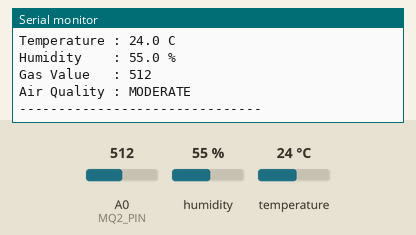
The sketch below on a simulated Arduino Uno, built with avr-gcc and run on an emulated ATmega328P. On the bench: the last lines printed to the serial monitor. The inputs (shaded band) are chosen by the test bench; at power-on: A0 (MQ2_PIN) = 512, humidity 55 %, temperature 24 °C.

Above: at 4.9 s.
5.0 s: A0 (MQ2_PIN) set to 610
At 7.5 s:
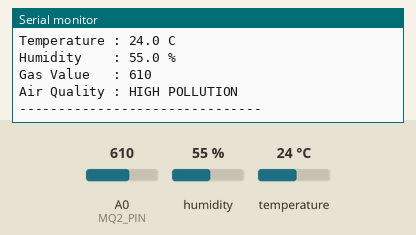
10.0 s: A0 (MQ2_PIN) set to 290
At 11.9 s:
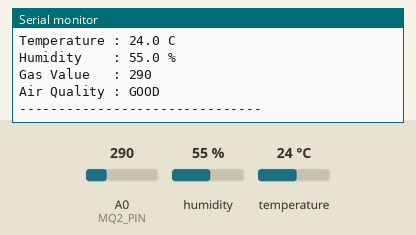
14.2 s: humidity set to 22 %
17.3 s: temperature set to 12 °C
20.4 s: humidity set to 40 %
Timing chart, 0 to 23.4 s (numbered marks = the images above; inputs shaded):
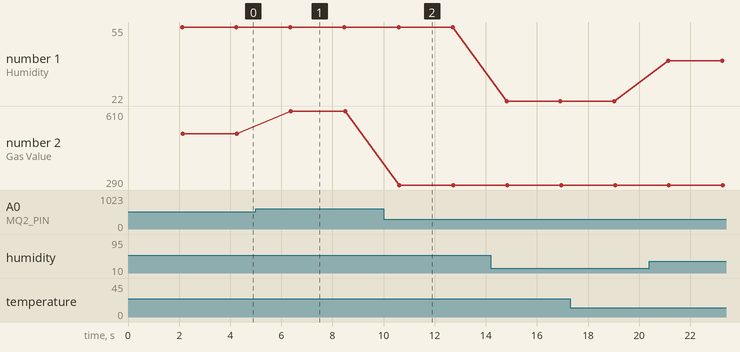

Measured:
- after the input at 5.0 s, the serial monitor: prints a new line after 1.4 s (image 1)
- after the input at 10.0 s, the serial monitor: prints a new line after 0.61 s (image 2)
- plotted number 1: 55 → 22 after the input at 14.2 s, 22 → 40 after the input at 20.4 s
- plotted number 2: 512 → 610 after the input at 5.0 s, 610 → 290 after the input at 10.0 s

The sketch:

sensor_sketch.ino
```cpp
#include <DHT.h>

#define DHTPIN 4          // DHT22 Data Pin
#define DHTTYPE DHT11   // Change to DHT11 if using DHT11
#define MQ2_PIN A0        // MQ2 Analog Output

DHT dht(DHTPIN, DHTTYPE);

void setup() {
  Serial.begin(9600);
  dht.begin();

  Serial.println("=================================");
  Serial.println("Karachi Air Monitoring System");
  Serial.println("=================================");
}

void loop() {

  // Wait before reading sensor
  delay(2000);

  float humidity = dht.readHumidity();
  float temperature = dht.readTemperature();

  int gasValue = analogRead(MQ2_PIN);

  // Check if reading failed
  if (isnan(humidity) || isnan(temperature)) {
    Serial.println("Failed to read from DHT22!");
    return;
  }

  Serial.println("-------------------------------");

  Serial.print("Temperature : ");
  Serial.print(temperature, 1);
  Serial.println(" C");

  Serial.print("Humidity    : ");
  Serial.print(humidity, 1);
  Serial.println(" %");

  Serial.print("Gas Value   : ");
  Serial.println(gasValue);

  Serial.print("Air Quality : ");

  if (gasValue < 300) {
    Serial.println("GOOD");
  }
  else if (gasValue < 600) {
    Serial.println("MODERATE");
  }
  else {
    Serial.println("HIGH POLLUTION");
  }

  Serial.println("-------------------------------");
}
```
